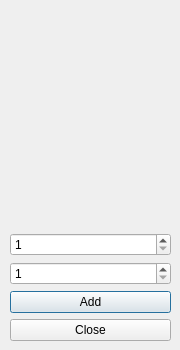
<?xml version="1.0" encoding="UTF-8"?>
<ui version="4.0">
 <class>sync3RatioAdd</class>
 <widget class="QDialog" name="sync3RatioAdd">
  <property name="geometry">
   <rect>
    <x>0</x>
    <y>0</y>
    <width>180</width>
    <height>350</height>
   </rect>
  </property>
  <property name="minimumSize">
   <size>
    <width>180</width>
    <height>350</height>
   </size>
  </property>
  <property name="maximumSize">
   <size>
    <width>180</width>
    <height>350</height>
   </size>
  </property>
  <property name="windowTitle">
   <string>Ratio</string>
  </property>
  <widget class="QWidget" name="layoutWidget">
   <property name="geometry">
    <rect>
     <x>10</x>
     <y>10</y>
     <width>161</width>
     <height>331</height>
    </rect>
   </property>
   <layout class="QVBoxLayout" name="verticalLayout">
    <item>
     <widget class="RatioDisplay" name="ratioDisplay" native="true"/>
    </item>
    <item>
     <widget class="QSpinBox" name="numerator">
      <property name="minimum">
       <number>1</number>
      </property>
      <property name="maximum">
       <number>255</number>
      </property>
     </widget>
    </item>
    <item>
     <widget class="QSpinBox" name="denominator">
      <property name="minimum">
       <number>1</number>
      </property>
      <property name="maximum">
       <number>255</number>
      </property>
     </widget>
    </item>
    <item>
     <widget class="QPushButton" name="addRatio">
      <property name="text">
       <string>Add</string>
      </property>
     </widget>
    </item>
    <item>
     <widget class="QPushButton" name="close">
      <property name="text">
       <string>Close</string>
      </property>
     </widget>
    </item>
   </layout>
  </widget>
 </widget>
 <customwidgets>
  <customwidget>
   <class>RatioDisplay</class>
   <extends>QWidget</extends>
   <header>ratio_display.h</header>
   <container>1</container>
  </customwidget>
 </customwidgets>
 <resources/>
 <connections/>
</ui>
